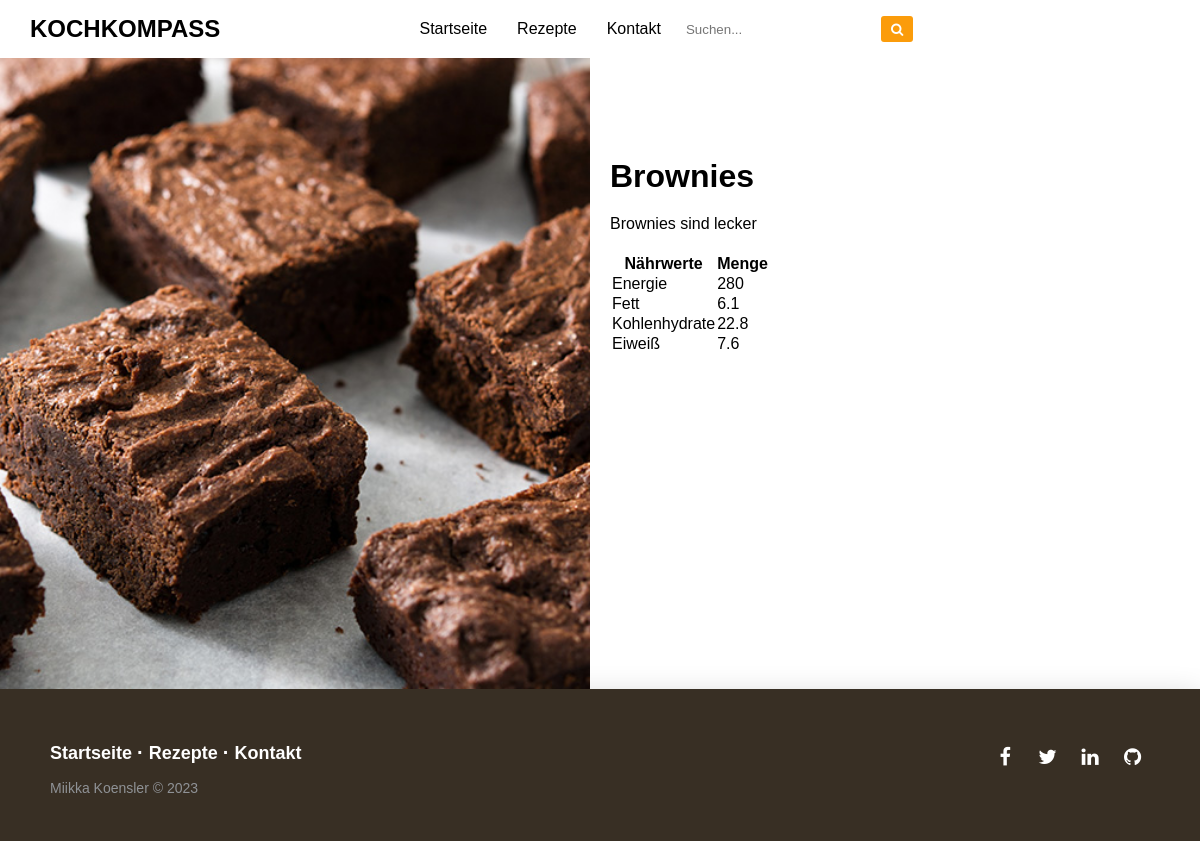
Screenshot of /sites/rezept.php?id=4 with the database file from the repository.
### tables this page shows
CREATE TABLE `rezepte` (
  `id` int(11) NOT NULL,
  `name` varchar(255) NOT NULL,
  `beschreibung` text NOT NULL,
  `bewertung` float NOT NULL,
  `eiweiß` float NOT NULL,
  `fett` float NOT NULL,
  `energie` float NOT NULL,
  `kohlenhydrate` float NOT NULL,
  `bild` varchar(255) DEFAULT NULL
);

### sites/rezept.php (the view, shortened to what this page needs)
<?php
include '../module/dbconnect.php';
$row = null;
if (isset($_GET['id'])) {
    $recipeId = $_GET['id'];
    $sql = "SELECT * FROM rezepte WHERE id = $recipeId";
    $result = $conn->query($sql);
    if ($result->num_rows > 0) {
        $row = $result->fetch_assoc();
    }
}
include '../module/navbar.php';
?>
<div class="rezept-container">
    <?php if ($row) { ?>
        <div class="rezept-bild">
            <img src="../assets/img/<?php echo $row['bild']; ?>" alt="Bild des Rezepts">
        </div>
        <div class="rezept-details">
            <h1><?php echo $row['name']; ?></h1>
            <p><?php echo $row['beschreibung']; ?></p>
            <table>
                <tr>
                    <th>Nährwerte</th>
                    <th>Menge</th>
                </tr>
                <tr>
                    <td>Energie</td>
                    <td><?php echo $row['energie']; ?></td>
                </tr>
                <tr>
                    <td>Fett</td>
                    <td><?php echo $row['fett']; ?></td>
                </tr>
                <tr>
                    <td>Kohlenhydrate</td>
                    <td><?php echo $row['kohlenhydrate']; ?></td>
                </tr>
                <tr>
                    <td>Eiweiß</td>
                    <td><?php echo $row['eiweiß']; ?></td>
                </tr>
            </table>
        </div>
    <?php } ?>
</div>
<?php include '../module/footer.php'; ?>
</body>
</html>

### assets/css/style.css (style rules this page uses)
* { margin: 0; padding: 0; font-family: "Montserrat", sans-serif; box-sizing: border-box; }
.rezept-container { display: flex; align-items: flex-start; height: 78.9vh; }
.rezept-bild { flex: 1; height: 100%; }
.rezept-bild img { width: 100%; height: 100%; object-fit: cover; }
.rezept-details { flex: 1; margin-left: 20px; margin-top: 100px; }
.rezept-details p { flex: 1; margin-top: 20px; }
.rezept-details table { margin-top: 20px; }

### rows the page displays
rezepte: bild (picture), name "Brownies", beschreibung "Brownies sind lecker", energie "280", fett "6.1", kohlenhydrate "22.8", eiweiß "7.6"
